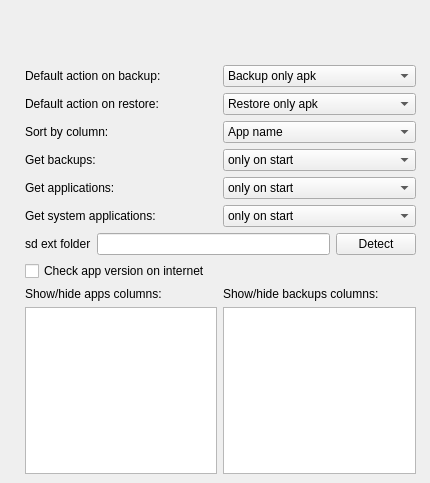
      <widget class="QWidget" name="pageSettingsApp">
       <widget class="QWidget" name="layoutWidget_2">
        <property name="geometry">
         <rect>
          <x>20</x>
          <y>60</y>
          <width>401</width>
          <height>414</height>
         </rect>
        </property>
        <layout class="QGridLayout" name="layoutSettingsApps">
         <item row="1" column="1">
          <widget class="QLabel" name="label_2">
           <property name="text">
            <string>Default action on backup:</string>
           </property>
          </widget>
         </item>
         <item row="1" column="2">
          <widget class="QComboBox" name="comboActionBackup">
           <property name="enabled">
            <bool>true</bool>
           </property>
           <item>
            <property name="text">
             <string>Backup only apk</string>
            </property>
           </item>
           <item>
            <property name="text">
             <string>Backup only data</string>
            </property>
           </item>
           <item>
            <property name="text">
             <string>Backup apk + data</string>
            </property>
           </item>
          </widget>
         </item>
         <item row="2" column="1">
          <widget class="QLabel" name="label_4">
           <property name="text">
            <string>Default action on restore:</string>
           </property>
          </widget>
         </item>
         <item row="2" column="2">
          <widget class="QComboBox" name="comboActionRestore">
           <property name="enabled">
            <bool>true</bool>
           </property>
           <item>
            <property name="text">
             <string>Restore only apk</string>
            </property>
           </item>
           <item>
            <property name="text">
             <string>Restore only data</string>
            </property>
           </item>
           <item>
            <property name="text">
             <string>Restore apk + data</string>
            </property>
           </item>
          </widget>
         </item>
         <item row="3" column="1">
          <widget class="QLabel" name="label_5">
           <property name="text">
            <string>Sort by column:</string>
           </property>
          </widget>
         </item>
         <item row="3" column="2">
          <widget class="QComboBox" name="comboSort">
           <item>
            <property name="text">
             <string>App name</string>
            </property>
           </item>
           <item>
            <property name="text">
             <string>App version</string>
            </property>
           </item>
           <item>
            <property name="text">
             <string>App size</string>
            </property>
           </item>
           <item>
            <property name="text">
             <string>App package name</string>
            </property>
           </item>
          </widget>
         </item>
         <item row="4" column="1">
          <widget class="QLabel" name="label_6">
           <property name="text">
            <string>Get backups:</string>
           </property>
          </widget>
         </item>
         <item row="4" column="2">
          <widget class="QComboBox" name="comboGetBackups">
           <item>
            <property name="text">
             <string>only on start</string>
            </property>
           </item>
           <item>
            <property name="text">
             <string>every time before show</string>
            </property>
           </item>
          </widget>
         </item>
         <item row="5" column="2">
          <widget class="QComboBox" name="comboGetApps">
           <item>
            <property name="text">
             <string>only on start</string>
            </property>
           </item>
           <item>
            <property name="text">
             <string>every time on show</string>
            </property>
           </item>
          </widget>
         </item>
         <item row="0" column="1">
          <spacer name="verticalSpacer_43">
           <property name="orientation">
            <enum>Qt::Vertical</enum>
           </property>
           <property name="sizeType">
            <enum>QSizePolicy::Fixed</enum>
           </property>
           <property name="sizeHint" stdset="0">
            <size>
             <width>20</width>
             <height>5</height>
            </size>
           </property>
          </spacer>
         </item>
         <item row="11" column="1">
          <spacer name="verticalSpacer_44">
           <property name="orientation">
            <enum>Qt::Vertical</enum>
           </property>
           <property name="sizeType">
            <enum>QSizePolicy::Expanding</enum>
           </property>
           <property name="sizeHint" stdset="0">
            <size>
             <width>20</width>
             <height>5</height>
            </size>
           </property>
          </spacer>
         </item>
         <item row="3" column="4">
          <spacer name="verticalSpacer_45">
           <property name="orientation">
            <enum>Qt::Horizontal</enum>
           </property>
           <property name="sizeType">
            <enum>QSizePolicy::Fixed</enum>
           </property>
           <property name="sizeHint" stdset="0">
            <size>
             <width>5</width>
             <height>20</height>
            </size>
           </property>
          </spacer>
         </item>
         <item row="3" column="0">
          <spacer name="verticalSpacer_46">
           <property name="orientation">
            <enum>Qt::Horizontal</enum>
           </property>
           <property name="sizeType">
            <enum>QSizePolicy::Fixed</enum>
           </property>
           <property name="sizeHint" stdset="0">
            <size>
             <width>5</width>
             <height>20</height>
            </size>
           </property>
          </spacer>
         </item>
         <item row="5" column="1">
          <widget class="QLabel" name="label_7">
           <property name="text">
            <string>Get applications:</string>
           </property>
          </widget>
         </item>
         <item row="6" column="1">
          <widget class="QLabel" name="label_8">
           <property name="text">
            <string>Get system applications:</string>
           </property>
          </widget>
         </item>
         <item row="6" column="2">
          <widget class="QComboBox" name="comboGetSystemApps">
           <item>
            <property name="text">
             <string>only on start</string>
            </property>
           </item>
           <item>
            <property name="text">
             <string>every time on show</string>
            </property>
           </item>
          </widget>
         </item>
         <item row="3" column="3">
          <spacer name="horizontalSpacer_4">
           <property name="orientation">
            <enum>Qt::Horizontal</enum>
           </property>
           <property name="sizeHint" stdset="0">
            <size>
             <width>40</width>
             <height>20</height>
            </size>
           </property>
          </spacer>
         </item>
         <item row="8" column="1" colspan="2">
          <widget class="QCheckBox" name="checkCyrketVer">
           <property name="text">
            <string>Check app version on internet</string>
           </property>
          </widget>
         </item>
         <item row="10" column="1">
          <widget class="QListView" name="listAppsColumn">
           <property name="editTriggers">
            <set>QAbstractItemView::NoEditTriggers</set>
           </property>
           <property name="showDropIndicator" stdset="0">
            <bool>false</bool>
           </property>
          </widget>
         </item>
         <item row="10" column="2">
          <widget class="QListView" name="listBackupsColumn"/>
         </item>
         <item row="9" column="1">
          <widget class="QLabel" name="label_13">
           <property name="text">
            <string>Show/hide apps columns:</string>
           </property>
          </widget>
         </item>
         <item row="9" column="2">
          <widget class="QLabel" name="label_14">
           <property name="text">
            <string>Show/hide backups columns:</string>
           </property>
          </widget>
         </item>
         <item row="7" column="1" colspan="2">
          <layout class="QHBoxLayout" name="horizontalLayout">
           <item>
            <widget class="QLabel" name="label_10">
             <property name="text">
              <string>sd ext folder</string>
             </property>
            </widget>
           </item>
           <item>
            <widget class="QLineEdit" name="editSdExt"/>
           </item>
           <item>
            <widget class="QPushButton" name="buttonDetectSdExt">
             <property name="text">
              <string>Detect</string>
             </property>
            </widget>
           </item>
          </layout>
         </item>
        </layout>
       </widget>
      </widget>
